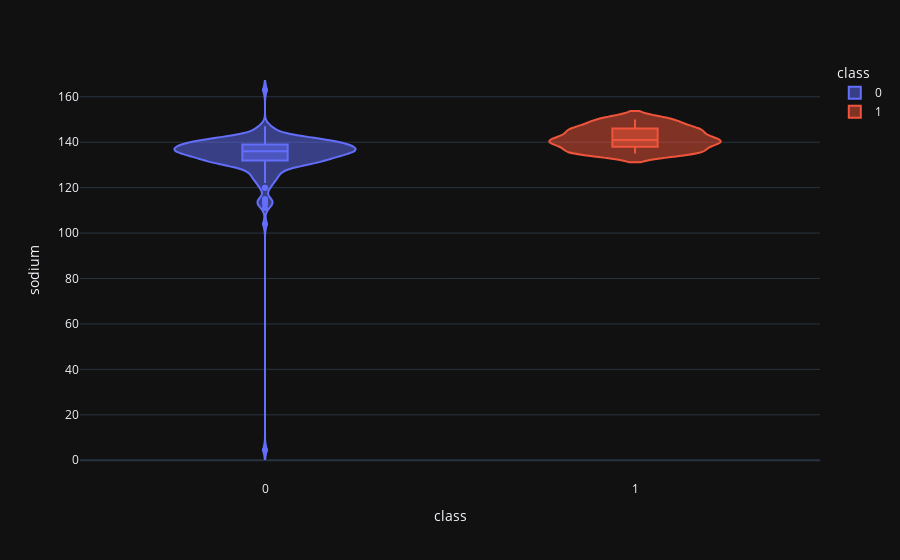

The code cell stored with this chart in its notebook:
### Code cell
violin('sodium')

### Figure 1 — Plotly figure (JSON) as saved in the notebook; plotly's stock layout.template omitted (floating-point values rounded to 4 significant figures; data arrays with more than 128 entries replaced by an {"elided": "..."} marker saying what was removed)
{"data": [{"alignmentgroup": "True", "box": {"visible": true}, "hovertemplate": "class=%{x}<br>sodium=%{y}<extra></extra>", "legendgroup": "0", "marker": {"color": "#636efa"}, "name": "0", "offsetgroup": "0", "orientation": "v", "scalegroup": "True", "showlegend": true, "type": "violin", "x": {"elided": "250 int values"}, "x0": " ", "xaxis": "x", "y": {"elided": "250 float values"}, "y0": " ", "yaxis": "y"}, {"alignmentgroup": "True", "box": {"visible": true}, "hovertemplate": "class=%{x}<br>sodium=%{y}<extra></extra>", "legendgroup": "1", "marker": {"color": "#EF553B"}, "name": "1", "offsetgroup": "1", "orientation": "v", "scalegroup": "True", "showlegend": true, "type": "violin", "x": {"elided": "150 int values"}, "x0": " ", "xaxis": "x", "y": {"elided": "150 float values"}, "y0": " ", "yaxis": "y"}], "layout": {"legend": {"title": {"text": "class"}, "tracegroupgap": 0}, "margin": {"t": 60}, "violinmode": "overlay", "xaxis": {"anchor": "y", "categoryarray": [0, 1], "categoryorder": "array", "domain": [0, 1], "title": {"text": "class"}}, "yaxis": {"anchor": "x", "domain": [0, 1], "title": {"text": "sodium"}}}}
